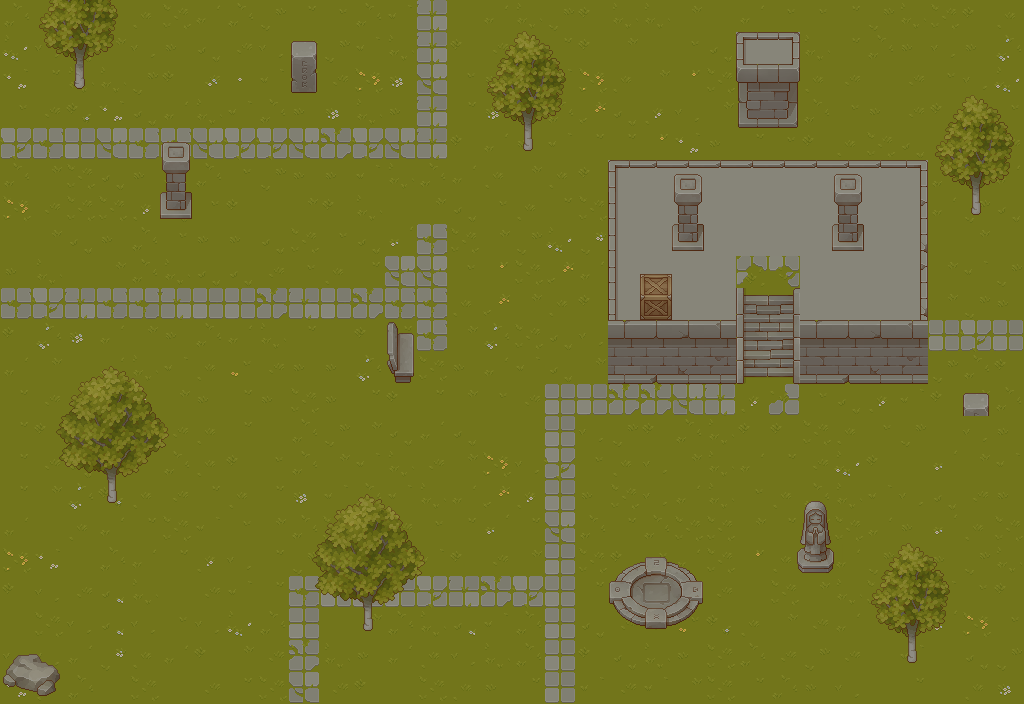

This game map was drawn from its Tiled (.tmx) file and the tilesets committed beside it. A one-line description and the trimmed map source follow:
An orthogonal 32x22 tile map with 32x32 px tiles, 5 tile layers (Base, Level 2, aboveCharacter, Walls, ...), 6 tilesets.

<map version="1.9" tiledversion="1.9.2" orientation="orthogonal" renderorder="right-down" width="32" height="22" tilewidth="32" tileheight="32" infinite="0" nextlayerid="8" nextobjectid="1">
 <tileset firstgid="1" source="Texture/TX Tileset Grass.tsx" />
 <tileset firstgid="65" source="Texture/TX Struct.tsx" />
 <tileset firstgid="321" source="Texture/TX Tileset Wall.tsx" />
 <tileset firstgid="577" source="Texture/TX Props.tsx" />
 <tileset firstgid="833" source="Texture/TX Plant.tsx" />
 <tileset firstgid="1089" source="Texture/TX Tileset Stone Ground.tsx" />
 <layer id="2" name="Base" width="32" height="22">
  <data>[704 cells, 704 non-empty, 38 distinct tile ids]</data>
 </layer>
 <layer id="4" name="Level 2" width="32" height="22">
  <data>[704 cells, 57 non-empty, 10 distinct tile ids]</data>
 </layer>
 <layer id="5" name="aboveCharacter" width="32" height="22">
  <data>[704 cells, 122 non-empty, 56 distinct tile ids]</data>
 </layer>
 <layer id="3" name="Walls" width="32" height="22">
  <data>[704 cells, 44 non-empty, 25 distinct tile ids]</data>
 </layer>
 <layer id="6" name="collision" width="32" height="22">
  <data>[704 cells, 20 non-empty, 14 distinct tile ids]</data>
 </layer>
</map>
